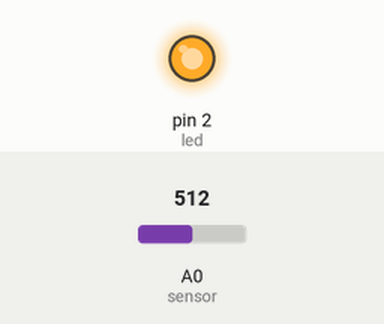
Recording of a sketch running on a simulated Arduino Uno, built with avr-gcc and run on an emulated ATmega328P. Parts: output pins drawn as LEDs (lit = HIGH). The test bench sets the inputs (shaded band); at power-on: A0 (sensor) = 512.

Above: at 1.2 s.
1.3 s: A0 (sensor) set to 589
2.8 s: A0 (sensor) set to 611
At 3.7 s:
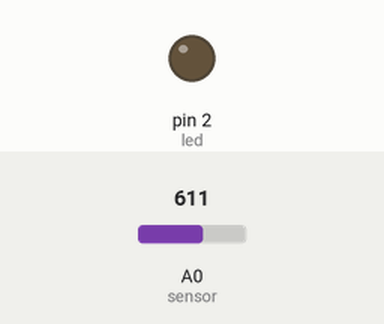
4.3 s: A0 (sensor) set to 590
At 5.6 s:
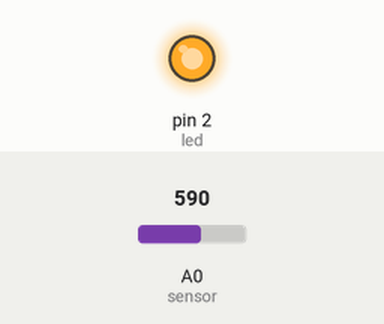
5.9 s: A0 (sensor) set to 610
At 6.9 s:
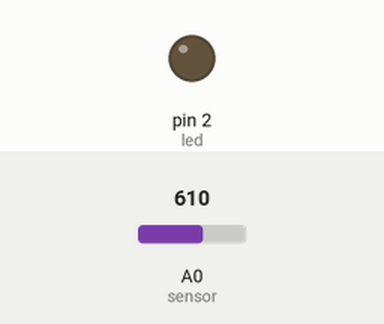
Timing chart, 0 to 8.4 s (numbered marks = the images above; inputs shaded):
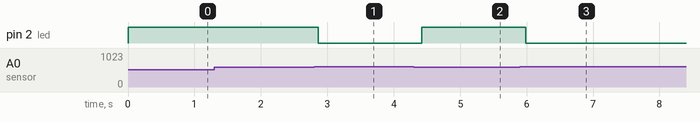

The sketch:

sketch_apr20a.ino
```cpp
int sensor = A0;

int led = 2;

int limiteDeDisparo = 600;

int sensorValue = 0;

void setup() {
  // put your setup code here, to run once:
  pinMode(led, OUTPUT);
  pinMode(sensor, INPUT);

  Serial.begin(9600);
}

void loop() {
  // put your main code here, to run repeatedly:
  sensorValue = analogRead(sensor);

  if(sensorValue < limiteDeDisparo){
    digitalWrite(led, HIGH);
  }else{
    digitalWrite(led, LOW);
  }

  Serial.print("Leitura atual do sensor: " + sensorValue);
  delay(130);
 }
```

Measured:
- the behaviour switches between 599 and 600 on A0 (sensor) (found by bisection; images 0 and 1)
- after the input at 1.3 s, every drawn part: stays the same
- after the input at 2.8 s, pin 2 (led): HIGH → LOW after 0.06 s
- after the input at 4.3 s, pin 2 (led): LOW → HIGH after 0.12 s
- after the input at 5.9 s, pin 2 (led): HIGH → LOW after 0.09 s
